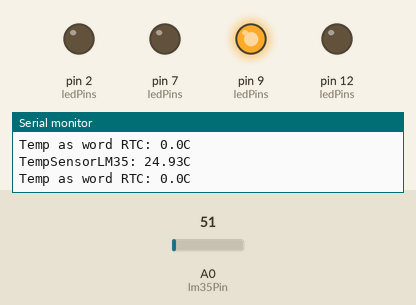
Simulated run of this sketch. Board: Arduino Uno, built with avr-gcc and run on an emulated ATmega328P. Shown: output pins drawn as LEDs (lit = HIGH), the last lines printed to the serial monitor. The inputs (shaded band) are chosen by the test bench; at power-on: A0 (lm35Pin) = 51.

Above: at 1.8 s.
1.9 s: A0 (lm35Pin) set to 64
At 2.4 s:
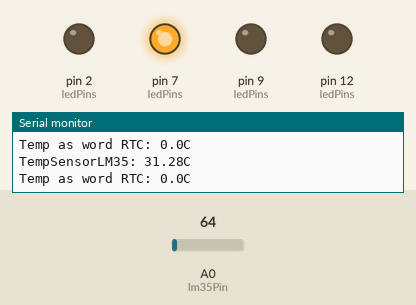
3.5 s: A0 (lm35Pin) set to 86
At 5.2 s:
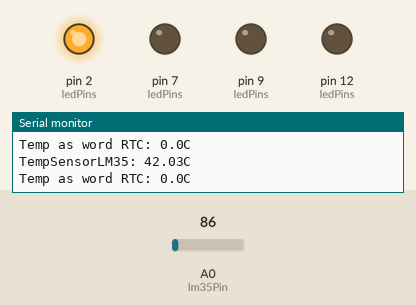
5.5 s: A0 (lm35Pin) set to 30
At 6.9 s:
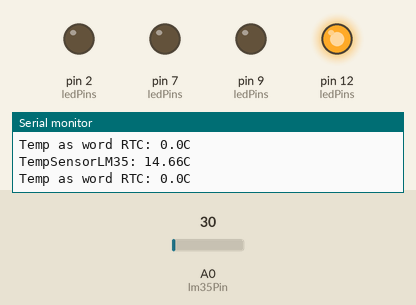
7.5 s: A0 (lm35Pin) set to 61
At 8.5 s:
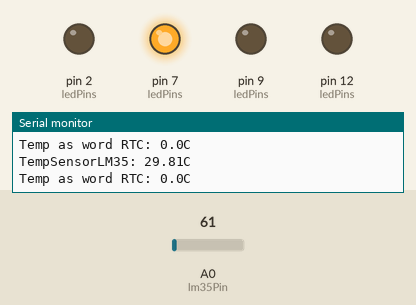
9.5 s: A0 (lm35Pin) set to 15
At 11.3 s:
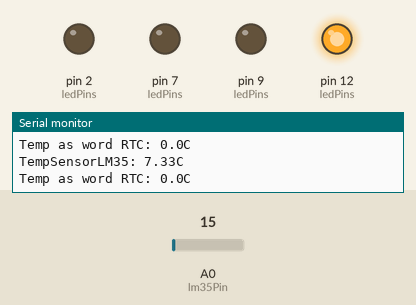
Timing chart, 0 to 12.5 s (numbered marks = the images above; inputs shaded):
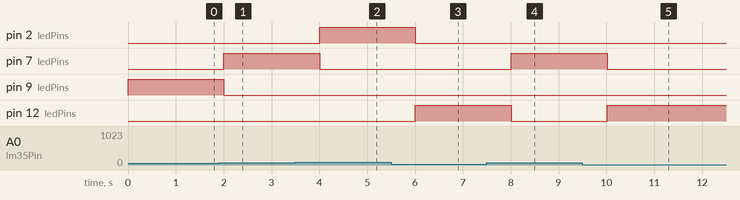

The sketch:

Temperature_Sensitive_LEDs_with_RTC.ino
```cpp
/* Read the temperature in celcius over serial.
 *
 *
 * To see this sketch in action open up the serial
 * monitor. Clamp your fingers over the LM35
 * sensor. The temperature will rise and then fall
 * as you remove your fingers.
 *
 * The circuit:
 * - LM35 to 5v, GND, and Vo to analog 0
 *
 */
 // Test Functions for  DS3231 RTC LIBRARY connected via I2C and Wire lib
//   Excellent for use with the macetech.com Chronodot
//
//  INCLUDES base code with detailed comments for setting up Timer0 or Timer1 as input counters.
//   These input counters are useful for more accurate interrupt-based timekeeping.
//
//
// CREDITS:
// Base for code thanks to Jeelabs on the DS1307
// Modified by Red Byer 7/25/2013 for DS3231   www.redstoyland.com   Find code on github  under mizraith
// Released to public domain.  Buy me a beer if you like or use the code.

// CONNECTIONS:
// DS3231 SDA --> A4    Don't forget to pullup (4.7k to VCC)
// DS3231 SCL --> A5    Don't forget to pullup (4.7k to VCC)
// SQW --->  D5 / T1 (pick this or 32kHz to test)  Don't forget to pullup (4.7k to 10k to VCC)
// 32k --->  D5 / T1  Don't forget to pullup (4.7k to 10k to VCC)

#include <Wire.h>
#include <SPI.h>
#include <RTClib.h>
#include <RTC_DS3231.h>

RTC_DS3231 RTC;

// the output pin of the LM35 temperature sensor
int lm35Pin = A0;
// an array of pin numbers to which LEDs are attached
// to add more LEDs just list them here in this array
int ledPins[] = {2,7,9,12};

void setup()
{
    // set up serial at 9600 baud
    Serial.begin(9600);

    Wire.begin();
    RTC.begin();

    // Setup the LEDs as output
    pinMode(2,OUTPUT);
    pinMode(7,OUTPUT);
    pinMode(9,OUTPUT);
    pinMode(12,OUTPUT);

    // Set all digital pins to LOW

    digitalWrite(7,LOW);
    digitalWrite(2,LOW);
    digitalWrite(9,LOW);
    digitalWrite(12,LOW);


}

void loop()
{
    int analogValue;
    float temperature;

    //Read temperature sensor in RTC
    RTC.forceTempConv(true);  //DS3231 does this every 64 seconds, we are simply testing the function here
    float temp_float = RTC.getTempAsFloat();
    int16_t temp_word = RTC.getTempAsWord();
    int8_t temp_hbyte = temp_word >> 8;
    int8_t temp_lbyte = temp_word &= 0x00FF;

    // read our temperature sensor
    analogValue = analogRead(lm35Pin);

    // convert the 10bit analog value to celcius
    temperature = float(analogValue) / 1023;
    temperature = temperature * 500;

    // print the temperature over serial
    Serial.print("TempSensorLM35: ");
    Serial.print(temperature);
    Serial.println("C");

    //Display temps
    //Serial.print("Temp as float RTC: ");
    //Serial.print(temp_float, DEC);
    Serial.println();
    Serial.print("Temp as word RTC: ");
    Serial.print(temp_hbyte, DEC);
    Serial.print(".");
    Serial.print(temp_lbyte, DEC);
    Serial.println("C");

    Serial.println();

    //Calculating average temperature

    float tempav=(temp_float+temperature)/2;


    //Read Temp and turn on corresponding LED

    if(tempav>18.0)
    {
      digitalWrite(2,HIGH);
      digitalWrite(7,LOW);
      digitalWrite(9,LOW);
      digitalWrite(12,LOW);
    }

    else if(tempav<=18&&tempav>14)
    {
      digitalWrite(7,HIGH);
      digitalWrite(2,LOW);
      digitalWrite(9,LOW);
      digitalWrite(12,LOW);
    }

    else if(tempav<=14&&tempav>10)
    {
      digitalWrite(9,HIGH);
      digitalWrite(7,LOW);
      digitalWrite(2,LOW);
      digitalWrite(12,LOW);
    }

    else if(tempav<10)
    {
      digitalWrite(12,HIGH);
      digitalWrite(2,LOW);
      digitalWrite(7,LOW);
      digitalWrite(9,LOW);
    }

    // wait 1s before reading the temperature again
    delay(1000);
}
```

Measured:
- the behaviour switches between 57 and 58 on A0 (lm35Pin) (found by bisection; images 0 and 1)
- after the input at 1.9 s, pin 7 (ledPins): LOW → HIGH after 0.10 s; pin 9 (ledPins): HIGH → LOW after 0.10 s
- after the input at 3.5 s, pin 2 (ledPins): LOW → HIGH after 0.51 s; pin 7 (ledPins): HIGH → LOW after 0.51 s
- after the input at 5.5 s, pin 2 (ledPins): HIGH → LOW after 0.51 s; pin 12 (ledPins): LOW → HIGH after 0.51 s
- after the input at 7.5 s, pin 7 (ledPins): LOW → HIGH after 0.51 s; pin 12 (ledPins): HIGH → LOW after 0.51 s
- after the input at 9.5 s, pin 7 (ledPins): HIGH → LOW after 0.51 s; pin 12 (ledPins): LOW → HIGH after 0.51 s
